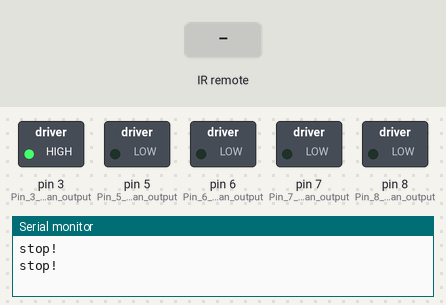
The sketch below on a simulated Arduino Uno, built with avr-gcc and run on an emulated ATmega328P. On the bench: switched loads named in the sketch (green lamp = pin HIGH), the last lines printed to the serial monitor. The test bench sets the inputs (shaded band).

Above: at 1.2 s.
1.3 s: infrared code 0xFF629D received
At 1.7 s:
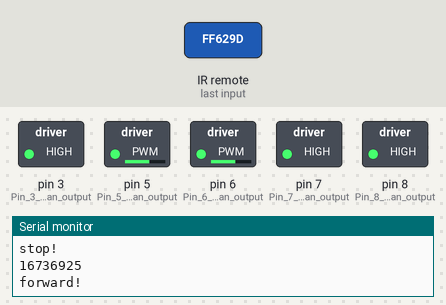
3.3 s: infrared code 0xFFA857 received
At 3.7 s:
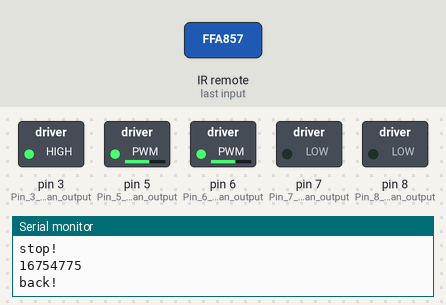
5.3 s: infrared code 0xFF22DD received
At 5.7 s:
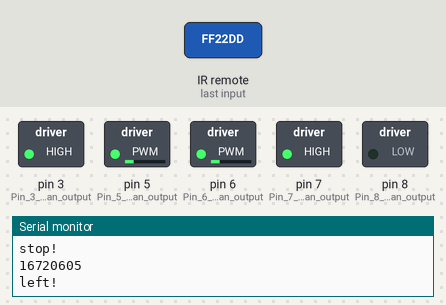
7.3 s: infrared code 0xFFC23D received
At 7.7 s:
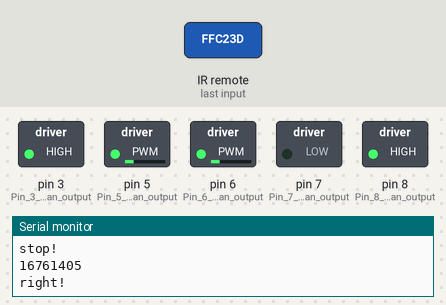
Timing chart, 0 to 10.3 s (numbered marks = the images above; inputs shaded):
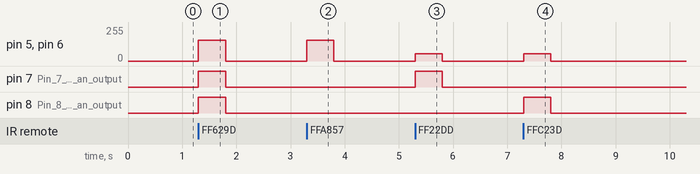

The sketch:

Infrared_Remote_Control.ino
```cpp
/*
The purpose of this program is to be able to control the robot car using an IR remote.
Using an IR remote introduces us with different codes for each button.
Each movement is set to a button controlled using movement functions.
*/

#include <arduino.h>
#include <IRremote.h>

#define F 16736925	//FORWARD (PRESS)
#define B 16754775	//BACK (PRESS)
#define L 16720605	//LEFT (PRESS)
#define R 16761405	//RIGHT (PRESS)
#define S 16712445	//STOP (PRESS)
#define UNKNOWN_F 5316027		  //FORWARD (HOLD)
#define UNKNOWN_B 2747854299	//BACK (HOLD)
#define UNKNOWN_L 1386468383	//LEFT (HOLD)
#define UNKNOWN_R 553536955		//RIGHT (HOLD)
#define UNKNOWN_S 3622325019	//STOP (HOLD)

#define RECV_PIN 9 //Pin of IR reciever

IRrecv irrecv(RECV_PIN);
decode_results results;
unsigned long val;
unsigned long preMillis;

//MOVEMENT 1
void forward(){
digitalWrite(7,HIGH); //Left motors ON
digitalWrite(8,HIGH); //Right motors ON

analogWrite(5,155); //Set Speed for left motors
analogWrite(6,155); //Set Speed for right motors
Serial.println("forward!"); //Text printed when forward function is in use
}

//MOVEMENT 2
void back(){
digitalWrite(7,LOW); //Left motors OFF
digitalWrite(8,LOW); //Right motors OFF

analogWrite(5,155); //Set speed for left motors
analogWrite(6,155); //Set speed for right motors
Serial.println("back!"); //Text printed when back function is in use
}

//MOVEMENT 3
void left(){
digitalWrite(7,HIGH); //Left motors ON
digitalWrite(8,LOW); //Right motors OFF

analogWrite(5,55); //Set speed for left motors
analogWrite(6,55); //Set speed for right motors
Serial.println("left!"); //Text printed when left function is in use
}

//MOVEMENT 4
void right(){
digitalWrite(7,LOW); //Left motors OFF
digitalWrite(8,HIGH); //Right motors ON

analogWrite(5,55); //Set speed for left motors
analogWrite(6,55); //Set speed for right motors
Serial.println("right!"); //Text printed when right function is in use
}

//MOVEMENT 5
void stop(){
digitalWrite(7,LOW); //Left motors OFF
digitalWrite(8,LOW); //Right motors OFF

analogWrite(5,0); //Set speed for left motors
analogWrite(6,0); //Set speed for right motors
Serial.println("stop!"); //Text printed when stop function is in use
}

void setup(){
Serial.begin(9600); //Initilize serial monitor
pinMode(5,OUTPUT); //Pin 5 set as an output
pinMode(6,OUTPUT); //Pin 6 set as an output
pinMode(7,OUTPUT); //Pin 7 set as an output
pinMode(8,OUTPUT); //Pin 8 set as an output
pinMode(3,OUTPUT); //Pin 3 set as an output
digitalWrite(3,1); //Standby
irrecv.enableIRIn(); //Enable IR reciever
}

void loop(){
  if (irrecv.decode(&results)){
    preMillis = millis();
    val = results.value;
    Serial.println(val);
    irrecv.resume();
    switch(val){
      case F:
      case UNKNOWN_F: forward(); break; //Use forward function
      case B:
      case UNKNOWN_B: back(); break; //Use back function
      case L:
      case UNKNOWN_L: left(); break; //Use left function
      case R:
      case UNKNOWN_R: right();break; //Use right function
      case S:
      case UNKNOWN_S: stop(); break; //Use stop function
      default: break;
    }
  }
  else{
    if(millis() - preMillis > 500){
      stop();
      preMillis = millis();
    }
  }
}
```

Measured:
- after the input at 1.3 s, pin 5 (Pin_5_set_as_an_output), pin 6 (Pin_6_set_as_an_output): 0/255 → 155/255 at once, → 0/255 0.50 s later; pin 7 (Pin_7_set_as_an_output), pin 8 (Pin_8_set_as_an_output): LOW → HIGH at once, → LOW 0.50 s later
- after the input at 3.3 s, pin 5 (Pin_5_set_as_an_output), pin 6 (Pin_6_set_as_an_output): 0/255 → 155/255 at once, → 0/255 0.50 s later
- after the input at 5.3 s, pin 5 (Pin_5_set_as_an_output), pin 6 (Pin_6_set_as_an_output): 0/255 → 55/255 at once, → 0/255 0.50 s later; pin 7 (Pin_7_set_as_an_output): LOW → HIGH at once, → LOW 0.50 s later
- after the input at 7.3 s, pin 5 (Pin_5_set_as_an_output), pin 6 (Pin_6_set_as_an_output): 0/255 → 55/255 at once, → 0/255 0.50 s later; pin 8 (Pin_8_set_as_an_output): LOW → HIGH at once, → LOW 0.50 s later
